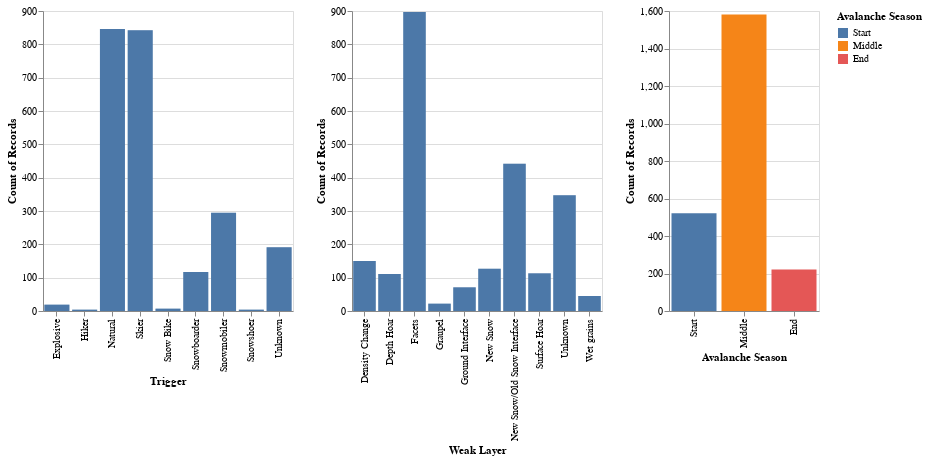

Notebook cell for this chart:
### Code cell
# Create `legend` selection object
selection = alt.selection_point(name="selection", fields=["Avalanche Season"], bind="legend")

# Base for all charts
base = alt.Chart()

# barchart for the new `Avalanche Season` category
av_season = base.mark_bar().encode(
        x=alt.X("Avalanche Season").sort(["Start", "Middle", "End"]),
        y="count()",
        color=alt.Color("Avalanche Season").sort(["Start", "Middle", "End"]),
        opacity=alt.condition(selection, alt.value(1), alt.value(0.2))
    ).add_params(selection).properties(width=150)


# Base for further charts
h_base = base.mark_bar(opacity=0.3).encode(y="count()").properties(width=250)

# Background for trigger barchart
trigger_bg = h_base.encode(x="Trigger:N")

# Foreground for trigger barchart
## reset opacity to default for foreground
trigger_fg = trigger_bg.mark_bar().transform_filter(selection)

# Layer background and foreground
trigger = trigger_bg + trigger_fg

# Background for weak layer barchart
weak_layer_bg = h_base.encode(x="Weak Layer:N")

# Foreground for weak layer barchart
## reset opacity to default for foreground
weak_layer_fg = weak_layer_bg.mark_bar().transform_filter(selection)

# Layer background and foreground
weak_layer = weak_layer_bg + weak_layer_fg

# Horizontally concatenate all three barcharts and and assign `persist_df_3` as data
chart = alt.hconcat(
    trigger,
    weak_layer,
    av_season
).properties(data=persist_df_3).resolve_scale(color="independent")

chart

### Figure 1 — Vega-Lite specification as saved in the notebook (floating-point values rounded to 4 significant figures; data arrays with more than 128 entries replaced by an {"elided": "..."} marker saying what was removed)
{"config": {"view": {"continuousWidth": 300, "continuousHeight": 300}}, "hconcat": [{"layer": [{"mark": {"type": "bar", "opacity": 0.3}, "encoding": {"x": {"field": "Trigger", "type": "nominal"}, "y": {"aggregate": "count", "type": "quantitative"}}}, {"mark": {"type": "bar"}, "encoding": {"x": {"field": "Trigger", "type": "nominal"}, "y": {"aggregate": "count", "type": "quantitative"}}, "transform": [{"filter": {"param": "selection"}}]}], "width": 250}, {"layer": [{"mark": {"type": "bar", "opacity": 0.3}, "encoding": {"x": {"field": "Weak Layer", "type": "nominal"}, "y": {"aggregate": "count", "type": "quantitative"}}}, {"mark": {"type": "bar"}, "encoding": {"x": {"field": "Weak Layer", "type": "nominal"}, "y": {"aggregate": "count", "type": "quantitative"}}, "transform": [{"filter": {"param": "selection"}}]}], "width": 250}, {"mark": {"type": "bar"}, "encoding": {"color": {"field": "Avalanche Season", "sort": ["Start", "Middle", "End"], "type": "nominal"}, "opacity": {"condition": {"param": "selection", "value": 1}, "value": 0.2}, "x": {"field": "Avalanche Season", "sort": ["Start", "Middle", "End"], "type": "nominal"}, "y": {"aggregate": "count", "type": "quantitative"}}, "name": "view_4", "width": 150}], "data": {"name": "data-f6f72e4152dd999d822785386ddab5aa"}, "params": [{"name": "selection", "select": {"type": "point", "fields": ["Avalanche Season"]}, "bind": "legend", "views": ["view_4"]}], "resolve": {"scale": {"color": "independent"}}, "$schema": "https://vega.github.io/schema/vega-lite/v5.16.3.json", "datasets": {"data-f6f72e4152dd999d822785386ddab5aa": {"elided": "2325 records"}}}
